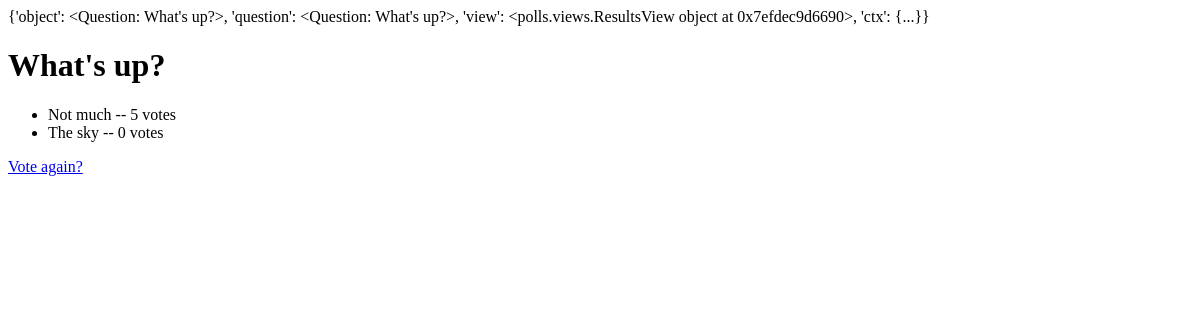
The app's page /polls/1/results/, older data.
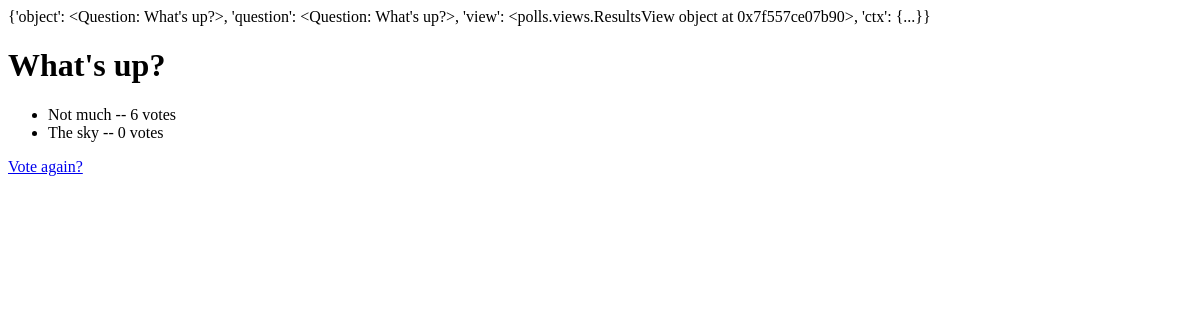
The same page, newer data.
### polls/models.py (models this page shows, shortened)
class Question(models.Model):
    question_text = models.CharField(max_length=200)
    pub_date = models.DateTimeField('date published')
    def __str__(self):
        return self.question_text

class Choice(models.Model):
    question = models.ForeignKey(Question, on_delete=models.CASCADE)
    choice_text = models.CharField(max_length=200)
    votes = models.IntegerField(default=0)

### polls/views.py (the view)
# urls.py: path('<int:pk>/results/', views.ResultsView.as_view(), name='results'),
class ResultsView(generic.DetailView):
    model = Question
    template_name = 'polls/results.html'
    """Just to see what the context looks like. Will be displayed in results.html"""
    def get_context_data(self, **kwargs):
        ctx = super(ResultsView, self).get_context_data(**kwargs)
        ctx['ctx'] = ctx
        return ctx

### polls/templates/polls/results.html
<p> {{ctx}} </p>
<h1>{{ question.question_text }}</h1>
<ul>
{% for choice in question.choice_set.all %}
    <li>{{ choice.choice_text }} -- {{ choice.votes }} vote{{ choice.votes|pluralize }}</li>
{% endfor %}
</ul>
<a href="{% url 'polls:detail' question.id %}">Vote again?</a>

Row changes from the older to the newer data that the page shows:
computed for Question "What's up?": question_text "{'object': <Question: What's up?>, 'question': <Question: What's up?>, 'view': <polls.views.ResultsView object at 0x7efdec9d6690>, 'ctx': {...}}" → "{'object': <Question: What's up?>, 'question': <Question: What's up?>, 'view': <polls.views.ResultsView object at 0x7f557ce07b90>, 'ctx': {...}}"
changed Choice "Not much": votes "5" → "6"
